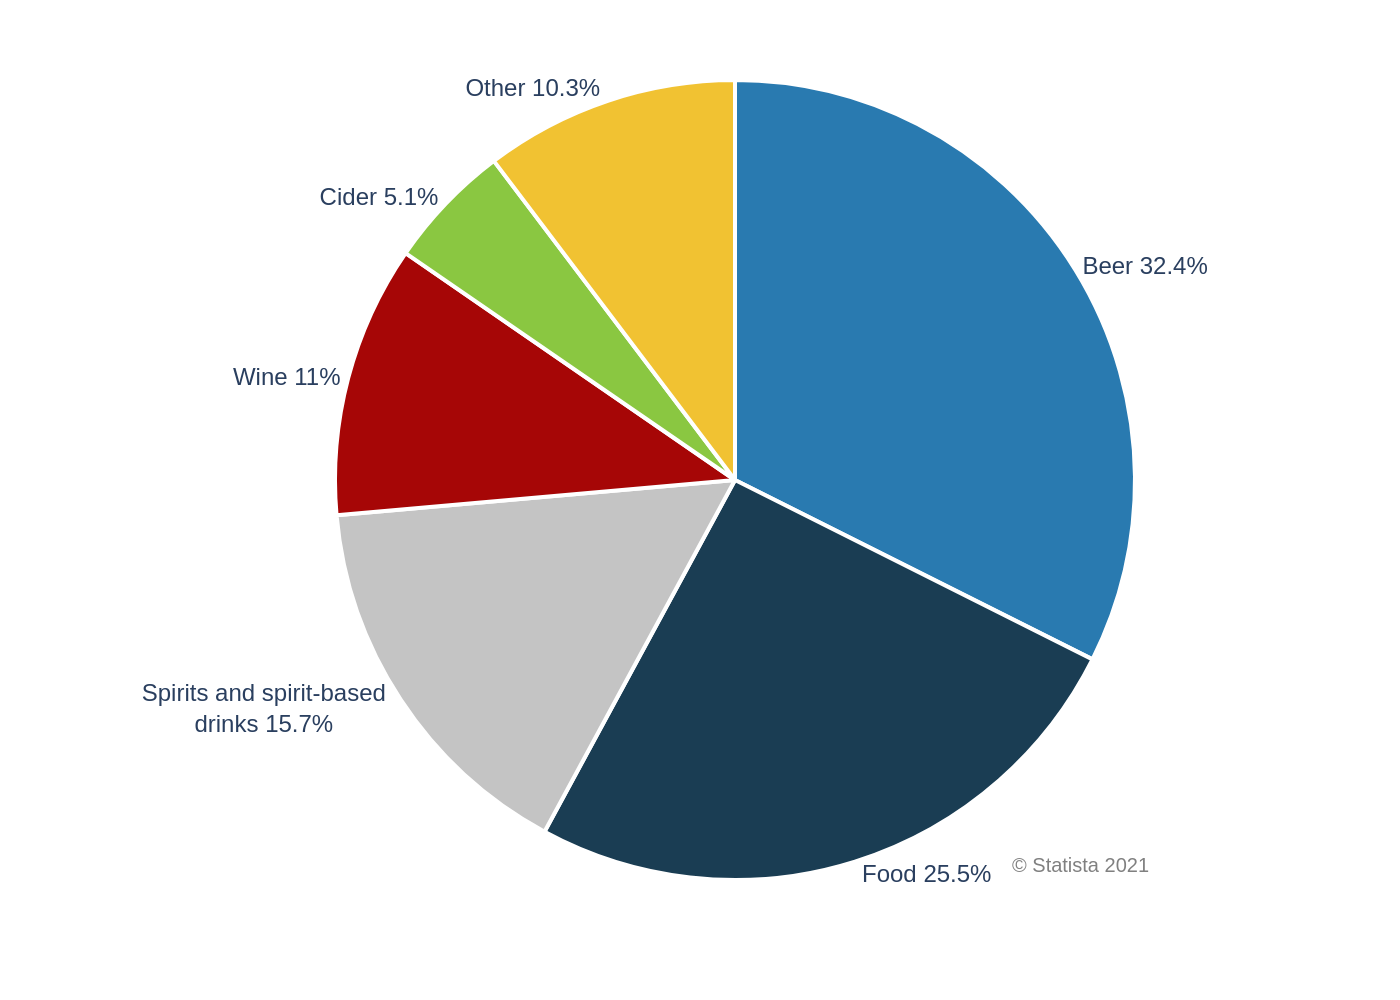

This chart was generated by the following Python code:
import sys
import json
import pathlib
import plotly.graph_objects as go

# Ensure a JSON file path is provided as a command-line argument
if len(sys.argv) < 2:
    print(f"Usage: python {sys.argv[0]} <path_to_json_file>")
    sys.exit(1)

json_path = pathlib.Path(sys.argv[1])

# Check if the JSON file exists
if not json_path.is_file():
    print(f"Error: File not found at {json_path}")
    sys.exit(1)

# Read data from the specified JSON file
with open(json_path, 'r', encoding='utf-8') as f:
    chart_info = json.load(f)

# Extract data and settings from the JSON structure
chart_data = chart_info.get('chart_data', [])
texts = chart_info.get('texts', {})
colors = chart_info.get('colors', [])

# Prepare data for Plotly
labels = [item['label'] for item in chart_data]
values = [item['value'] for item in chart_data]
source_text = texts.get('source')

# Create the pie chart figure
fig = go.Figure()

fig.add_trace(go.Pie(
    labels=labels,
    values=values,
    marker=dict(
        colors=colors,
        line=dict(color='#FFFFFF', width=2)
    ),
    texttemplate='%{label} %{value}%',
    textposition='outside',
    sort=False,  # Preserve the original order from the JSON file
    direction='clockwise',
    hoverinfo='label+percent',
    automargin=True
))

# Update layout for a clean, accurate appearance
fig.update_layout(
    showlegend=False,
    font=dict(family="Arial", size=12),
    paper_bgcolor='white',
    plot_bgcolor='white',
    margin=dict(l=100, r=100, t=40, b=60),  # Adjust margins to prevent label clipping
    annotations=[]
)

# Add source annotation if it exists
if source_text:
    fig.add_annotation(
        text=source_text,
        align='right',
        showarrow=False,
        xref='paper',
        yref='paper',
        x=0.95,
        y=0,
        xanchor='right',
        yanchor='bottom',
        font=dict(size=10, color="#808080")
    )


# Generate the output PNG filename from the input JSON filename
output_filename = json_path.stem + '.png'

# Save the figure as a high-resolution PNG image
fig.write_image(output_filename, scale=2)

print(f"Chart successfully generated and saved to {output_filename}")
